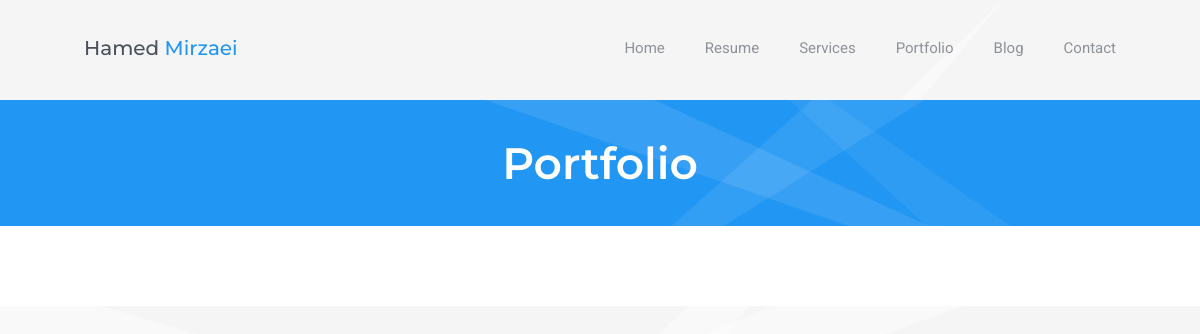
/portfolio/, run on an earlier commit of the app's database.
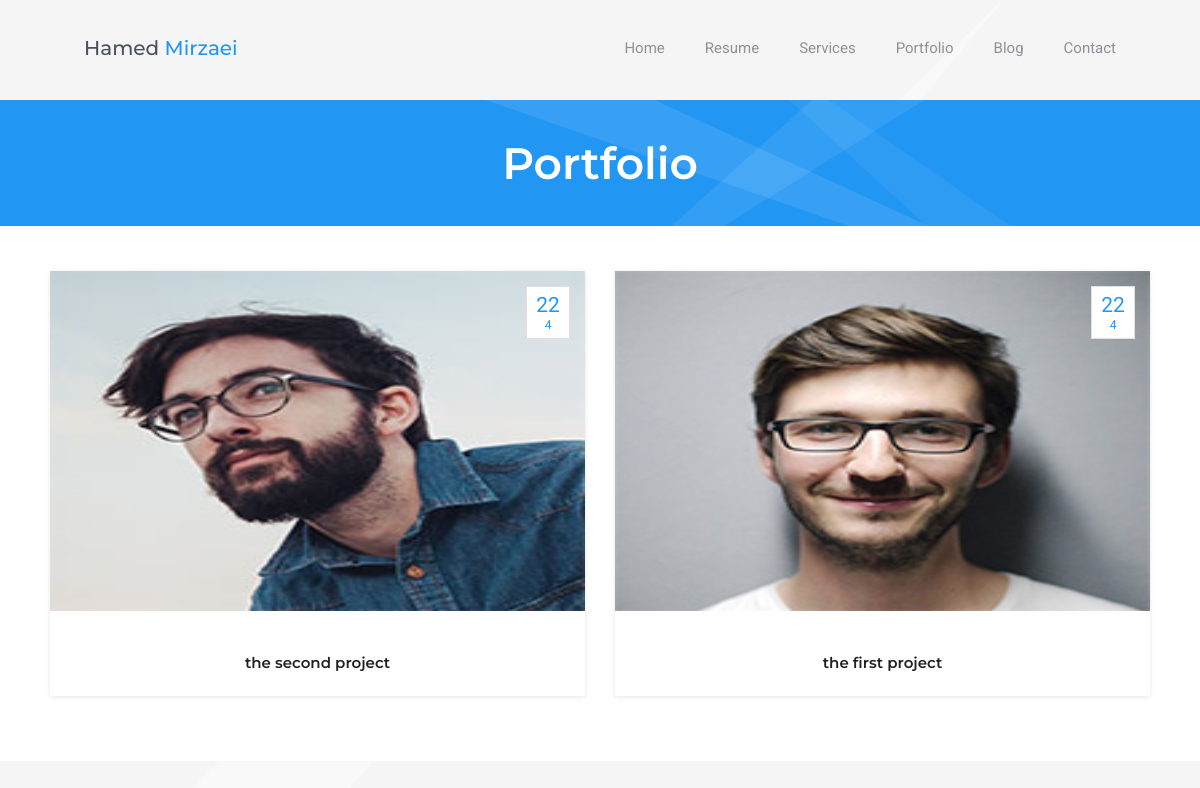
And on a later commit of the database.
### project/models.py (models this page shows, shortened)
class Project(models.Model):
    title = models.CharField(max_length=300)
    slug = models.SlugField(max_length=250, unique_for_date='created_on')
    body = models.TextField(blank=True, null=True)
    image = models.ImageField(upload_to='images/')
    created_on = models.DateTimeField(auto_now_add=True)
    last_modified = models.DateTimeField(auto_now=True)
    active = models.BooleanField(default=True)
    category = models.ForeignKey('CategoryProject', related_name='projects', on_delete=models.CASCADE)
    objects = models.Manager()  # The default manager.
    published = PublishedManager()  # Our custom manager.
    class Meta:
        ordering = ('-last_modified', )
    def get_absolute_url(self):
        return reverse('project:project_detail',
                       args=[self.created_on.year,
                             self.created_on.month,
                             self.created_on.day,
                             self.slug])

### project/views.py (the view)
# urls.py: path('', views.ProjectListView.as_view(), name='portfolio'),
class ProjectListView(ListView):
    model = Project
    template_name = 'project/project_list.html'
    context_object_name = 'projects'
    queryset = Project.published.all()

### project/templates/project/project_list.html (shortened to what this page needs)
{% extends 'base.html' %}
{% load static %}
{%load thumbnail %}
{% block content %}
<div class="section-inner custom-page-content">
    <div class="page-header color-1">
        <h2>Portfolio</h2>
    </div>
    <div class="page-content">
        <div class="blog-masonry two-columns">
            {% for project in projects %}
                <div class="item">
                    <div class="blog-card">
                        <div class="media-block">
                            <a href="{{ project.get_absolute_url }}">
                                <img src="{% thumbnail project.image 400x0 %}" class="post-image img-responsive" style="height:340px">
                                <div class="post-date"><span class="day">{{ project.created_on.day }}</span><span class="month">{{ project.created_on.month }}</span></div>
                            </a>
                        </div>
                        <div class="post-info">
                            <ul class="category">
                            </ul>
                              <a href="{{post.get_absolute_url}}"><h4 class="blog-item-title">{{ project.title }}</h4></a>
                        </div>
                    </div>
                </div>
            {% endfor %}
        </div>
    </div>
</div>
{% endblock %}

### templates/base.html (shortened to what this page needs)
{% load static %}
<!DOCTYPE html>
<html  class="loading"  lang="en-US">
  <head>
    <link rel="stylesheet" href="{% static 'css/bootstrap.min.css' %}" type="text/css">
    <link rel="stylesheet" href="{% static 'css/normalize.css' %}" type="text/css">
    <link rel="stylesheet" href="{% static 'css/animate.css' %}" type="text/css">
    <link rel="stylesheet" href="{% static 'css/transition-animations.css' %}" type="text/css">
    <link rel="stylesheet" href="{% static 'css/owl.carousel.css' %}" type="text/css">
    <link rel="stylesheet" href="{% static 'css/magnific-popup.css' %}" type="text/css">
    <link rel="stylesheet" href="{% static 'css/main.css' %}" type="text/css">
  </head>
  <body class="material-template">
    <div id="page" class="page">
      <header id="site_header" class="header mobile-menu-hide">
        <div class="header-content">
          <div class="site-title-block mobile-hidden">
            <div class="site-title">Hamed <span>Mirzaei</span></div>
          </div>
          <div class="site-nav">
            <ul id="nav" class="site-main-menu">
              <li>
                <a class="pt-trigger" href="{% url 'home' %}" data-animation="62">Home</a>
              </li>
              <li>
                <a class="pt-trigger" href="{% url 'resume' %}" data-animation="62">Resume</a>
              </li>
              <li>
                <a class="pt-trigger" href="{% url 'services' %}" data-animation="62">Services</a>
              </li>
              <li>
                <a class="pt-trigger" href="{% url 'project:portfolio' %}" data-animation="62">Portfolio</a>
              </li>
              <li>
                <a class="pt-trigger" href="{% url 'blog:post_list' %}" data-animation="62">Blog</a>
              </li>
              <li>
                <a class="pt-trigger" href="{% url 'contact' %}" data-animation="62">Contact</a>
              </li>
            </ul>
          </div>
        </div>
      </header>
      <div id="main" class="site-main">
        <div class="pt-wrapper">
          <div class="subpages">
              {% block content %}
              {% endblock %}
          </div>
        </div>
      </div>
    </div>
  </body>
</html>

What changed in the data, as far as the page shows it:
added Project: image (picture), created_on.day "22", created_on.month "4", title "the second project"
added Project: image (picture), created_on.day "22", created_on.month "4", title "the first project"
